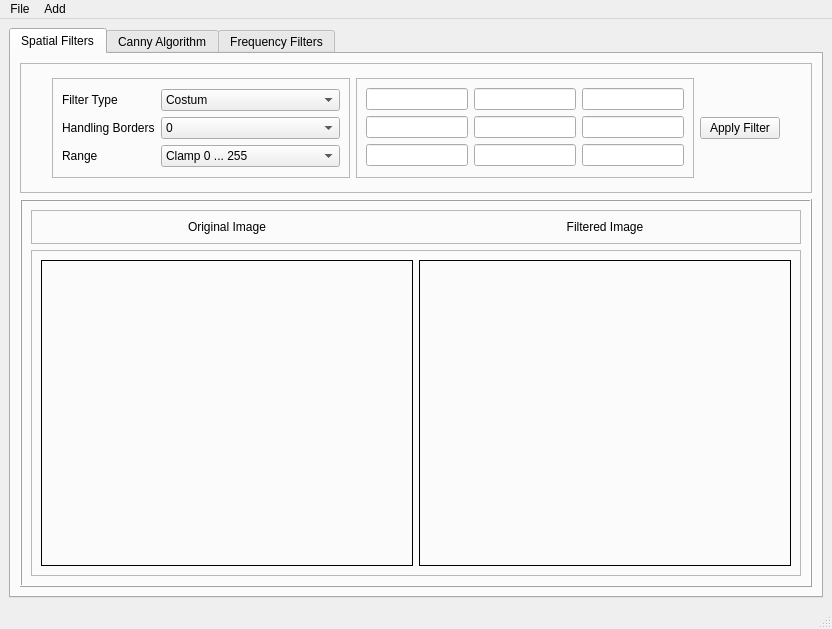
<?xml version="1.0" encoding="UTF-8"?>
<ui version="4.0">
 <class>Lab2_Window</class>
 <widget class="QMainWindow" name="Lab2_Window">
  <property name="geometry">
   <rect>
    <x>0</x>
    <y>0</y>
    <width>832</width>
    <height>629</height>
   </rect>
  </property>
  <property name="windowTitle">
   <string>Lab2_Window</string>
  </property>
  <widget class="QWidget" name="centralwidget">
   <layout class="QGridLayout" name="gridLayout">
    <item row="0" column="0">
     <widget class="QTabWidget" name="tabWidget">
      <property name="currentIndex">
       <number>0</number>
      </property>
      <widget class="QWidget" name="tab">
       <attribute name="title">
        <string>Spatial Filters</string>
       </attribute>
       <layout class="QGridLayout" name="gridLayout_3">
        <item row="0" column="0">
         <widget class="QFrame" name="frame_3">
          <property name="sizePolicy">
           <sizepolicy hsizetype="Preferred" vsizetype="Maximum">
            <horstretch>0</horstretch>
            <verstretch>0</verstretch>
           </sizepolicy>
          </property>
          <property name="maximumSize">
           <size>
            <width>16777215</width>
            <height>130</height>
           </size>
          </property>
          <property name="frameShape">
           <enum>QFrame::StyledPanel</enum>
          </property>
          <property name="frameShadow">
           <enum>QFrame::Raised</enum>
          </property>
          <layout class="QGridLayout" name="gridLayout_14">
           <item row="0" column="0">
            <spacer name="horizontalSpacer">
             <property name="orientation">
              <enum>Qt::Horizontal</enum>
             </property>
             <property name="sizeHint" stdset="0">
              <size>
               <width>40</width>
               <height>20</height>
              </size>
             </property>
            </spacer>
           </item>
           <item row="0" column="3">
            <widget class="QPushButton" name="pushButton_2">
             <property name="text">
              <string>Apply Filter</string>
             </property>
            </widget>
           </item>
           <item row="0" column="2">
            <widget class="QFrame" name="frame_6">
             <property name="sizePolicy">
              <sizepolicy hsizetype="Fixed" vsizetype="Fixed">
               <horstretch>0</horstretch>
               <verstretch>0</verstretch>
              </sizepolicy>
             </property>
             <property name="minimumSize">
              <size>
               <width>300</width>
               <height>100</height>
              </size>
             </property>
             <property name="frameShape">
              <enum>QFrame::StyledPanel</enum>
             </property>
             <property name="frameShadow">
              <enum>QFrame::Raised</enum>
             </property>
             <layout class="QGridLayout" name="gridLayout_2">
              <item row="0" column="1">
               <widget class="QLineEdit" name="lineEdit_2"/>
              </item>
              <item row="1" column="2">
               <widget class="QLineEdit" name="lineEdit_6">
                <property name="inputMask">
                 <string/>
                </property>
               </widget>
              </item>
              <item row="2" column="0">
               <widget class="QLineEdit" name="lineEdit_7"/>
              </item>
              <item row="0" column="0">
               <widget class="QLineEdit" name="lineEdit"/>
              </item>
              <item row="1" column="1">
               <widget class="QLineEdit" name="lineEdit_5"/>
              </item>
              <item row="2" column="2">
               <widget class="QLineEdit" name="lineEdit_9"/>
              </item>
              <item row="0" column="2">
               <widget class="QLineEdit" name="lineEdit_3"/>
              </item>
              <item row="2" column="1">
               <widget class="QLineEdit" name="lineEdit_8"/>
              </item>
              <item row="1" column="0">
               <widget class="QLineEdit" name="lineEdit_4"/>
              </item>
             </layout>
            </widget>
           </item>
           <item row="0" column="1">
            <widget class="QFrame" name="frame_2">
             <property name="sizePolicy">
              <sizepolicy hsizetype="Preferred" vsizetype="Preferred">
               <horstretch>0</horstretch>
               <verstretch>0</verstretch>
              </sizepolicy>
             </property>
             <property name="frameShape">
              <enum>QFrame::StyledPanel</enum>
             </property>
             <property name="frameShadow">
              <enum>QFrame::Raised</enum>
             </property>
             <layout class="QFormLayout" name="formLayout_2">
              <property name="formAlignment">
               <set>Qt::AlignLeading|Qt::AlignLeft|Qt::AlignVCenter</set>
              </property>
              <item row="2" column="0">
               <widget class="QLabel" name="label_19">
                <property name="text">
                 <string>Handling Borders</string>
                </property>
               </widget>
              </item>
              <item row="2" column="1">
               <widget class="QComboBox" name="comboBox_7">
                <property name="sizePolicy">
                 <sizepolicy hsizetype="Preferred" vsizetype="Preferred">
                  <horstretch>0</horstretch>
                  <verstretch>0</verstretch>
                 </sizepolicy>
                </property>
                <item>
                 <property name="text">
                  <string>0</string>
                 </property>
                </item>
                <item>
                 <property name="text">
                  <string>None</string>
                 </property>
                </item>
                <item>
                 <property name="text">
                  <string>Copy</string>
                 </property>
                </item>
                <item>
                 <property name="text">
                  <string>Mirror</string>
                 </property>
                </item>
                <item>
                 <property name="text">
                  <string>Circular</string>
                 </property>
                </item>
               </widget>
              </item>
              <item row="3" column="0">
               <widget class="QLabel" name="label_18">
                <property name="text">
                 <string>Range</string>
                </property>
               </widget>
              </item>
              <item row="3" column="1">
               <widget class="QComboBox" name="comboBox_6">
                <property name="sizePolicy">
                 <sizepolicy hsizetype="Preferred" vsizetype="Preferred">
                  <horstretch>0</horstretch>
                  <verstretch>0</verstretch>
                 </sizepolicy>
                </property>
                <item>
                 <property name="text">
                  <string>Clamp 0 ... 255</string>
                 </property>
                </item>
                <item>
                 <property name="text">
                  <string>Abs and normalize to 255</string>
                 </property>
                </item>
                <item>
                 <property name="text">
                  <string>Abs and normalize 0 to 255</string>
                 </property>
                </item>
                <item>
                 <property name="text">
                  <string>Normalize 0 to 255</string>
                 </property>
                </item>
               </widget>
              </item>
              <item row="0" column="1">
               <widget class="QComboBox" name="comboBox_5">
                <property name="sizePolicy">
                 <sizepolicy hsizetype="Preferred" vsizetype="Preferred">
                  <horstretch>0</horstretch>
                  <verstretch>0</verstretch>
                 </sizepolicy>
                </property>
                <item>
                 <property name="text">
                  <string>Costum</string>
                 </property>
                </item>
                <item>
                 <property name="text">
                  <string>Mean</string>
                 </property>
                </item>
                <item>
                 <property name="text">
                  <string>Gaussian</string>
                 </property>
                </item>
                <item>
                 <property name="text">
                  <string>4 - Neighbour Laplacian </string>
                 </property>
                </item>
                <item>
                 <property name="text">
                  <string>8 - Neighbour Laplacian </string>
                 </property>
                </item>
                <item>
                 <property name="text">
                  <string>Sobel Horiz</string>
                 </property>
                </item>
                <item>
                 <property name="text">
                  <string>Sobel Vert</string>
                 </property>
                </item>
                <item>
                 <property name="text">
                  <string>Sobel</string>
                 </property>
                </item>
               </widget>
              </item>
              <item row="0" column="0">
               <widget class="QLabel" name="label_17">
                <property name="text">
                 <string>Filter Type</string>
                </property>
               </widget>
              </item>
             </layout>
            </widget>
           </item>
           <item row="0" column="4">
            <spacer name="horizontalSpacer_2">
             <property name="orientation">
              <enum>Qt::Horizontal</enum>
             </property>
             <property name="sizeHint" stdset="0">
              <size>
               <width>40</width>
               <height>20</height>
              </size>
             </property>
            </spacer>
           </item>
          </layout>
         </widget>
        </item>
        <item row="1" column="0">
         <widget class="QFrame" name="frame_5">
          <property name="frameShape">
           <enum>QFrame::Box</enum>
          </property>
          <property name="frameShadow">
           <enum>QFrame::Raised</enum>
          </property>
          <layout class="QVBoxLayout" name="verticalLayout">
           <item>
            <widget class="QFrame" name="frame_4">
             <property name="sizePolicy">
              <sizepolicy hsizetype="Preferred" vsizetype="Fixed">
               <horstretch>0</horstretch>
               <verstretch>0</verstretch>
              </sizepolicy>
             </property>
             <property name="frameShape">
              <enum>QFrame::StyledPanel</enum>
             </property>
             <property name="frameShadow">
              <enum>QFrame::Raised</enum>
             </property>
             <layout class="QHBoxLayout" name="horizontalLayout">
              <item>
               <widget class="QLabel" name="label">
                <property name="text">
                 <string>Original Image</string>
                </property>
                <property name="alignment">
                 <set>Qt::AlignCenter</set>
                </property>
               </widget>
              </item>
              <item>
               <widget class="QLabel" name="label_2">
                <property name="text">
                 <string>Filtered Image</string>
                </property>
                <property name="alignment">
                 <set>Qt::AlignCenter</set>
                </property>
               </widget>
              </item>
             </layout>
            </widget>
           </item>
           <item>
            <widget class="QFrame" name="frame">
             <property name="frameShape">
              <enum>QFrame::StyledPanel</enum>
             </property>
             <property name="frameShadow">
              <enum>QFrame::Raised</enum>
             </property>
             <layout class="QHBoxLayout" name="horizontalLayout_3">
              <item>
               <widget class="QLabel" name="label_3">
                <property name="frameShape">
                 <enum>QFrame::Box</enum>
                </property>
                <property name="text">
                 <string/>
                </property>
               </widget>
              </item>
              <item>
               <widget class="QLabel" name="label_21">
                <property name="frameShape">
                 <enum>QFrame::Box</enum>
                </property>
                <property name="text">
                 <string/>
                </property>
               </widget>
              </item>
             </layout>
            </widget>
           </item>
          </layout>
         </widget>
        </item>
       </layout>
      </widget>
      <widget class="QWidget" name="tab_2">
       <attribute name="title">
        <string>Canny Algorithm</string>
       </attribute>
       <layout class="QVBoxLayout" name="verticalLayout_9">
        <item>
         <widget class="QFrame" name="frame_20">
          <property name="sizePolicy">
           <sizepolicy hsizetype="Preferred" vsizetype="Fixed">
            <horstretch>0</horstretch>
            <verstretch>0</verstretch>
           </sizepolicy>
          </property>
          <property name="frameShape">
           <enum>QFrame::StyledPanel</enum>
          </property>
          <property name="frameShadow">
           <enum>QFrame::Raised</enum>
          </property>
          <layout class="QGridLayout" name="gridLayout_4">
           <item row="0" column="0">
            <spacer name="horizontalSpacer_6">
             <property name="orientation">
              <enum>Qt::Horizontal</enum>
             </property>
             <property name="sizeHint" stdset="0">
              <size>
               <width>40</width>
               <height>20</height>
              </size>
             </property>
            </spacer>
           </item>
           <item row="0" column="1">
            <layout class="QFormLayout" name="formLayout_4">
             <property name="labelAlignment">
              <set>Qt::AlignRight|Qt::AlignTrailing|Qt::AlignVCenter</set>
             </property>
             <property name="formAlignment">
              <set>Qt::AlignRight|Qt::AlignTop|Qt::AlignTrailing</set>
             </property>
             <item row="0" column="0">
              <widget class="QLabel" name="label_34">
               <property name="text">
                <string>Gaussian Filter Size</string>
               </property>
              </widget>
             </item>
             <item row="0" column="1">
              <widget class="QLineEdit" name="lineEdit_12">
               <property name="sizePolicy">
                <sizepolicy hsizetype="Preferred" vsizetype="Fixed">
                 <horstretch>0</horstretch>
                 <verstretch>0</verstretch>
                </sizepolicy>
               </property>
              </widget>
             </item>
             <item row="1" column="0">
              <widget class="QLabel" name="label_35">
               <property name="text">
                <string>Min Threshold</string>
               </property>
               <property name="alignment">
                <set>Qt::AlignRight|Qt::AlignTrailing|Qt::AlignVCenter</set>
               </property>
              </widget>
             </item>
             <item row="1" column="1">
              <widget class="QLineEdit" name="lineEdit_13"/>
             </item>
             <item row="2" column="0">
              <widget class="QLabel" name="label_36">
               <property name="text">
                <string>Max Threshold</string>
               </property>
              </widget>
             </item>
             <item row="2" column="1">
              <widget class="QLineEdit" name="lineEdit_14"/>
             </item>
            </layout>
           </item>
           <item row="0" column="2">
            <spacer name="horizontalSpacer_7">
             <property name="orientation">
              <enum>Qt::Horizontal</enum>
             </property>
             <property name="sizeHint" stdset="0">
              <size>
               <width>40</width>
               <height>20</height>
              </size>
             </property>
            </spacer>
           </item>
           <item row="0" column="3">
            <layout class="QVBoxLayout" name="verticalLayout_10">
             <item>
              <widget class="QPushButton" name="pushButton_3">
               <property name="sizePolicy">
                <sizepolicy hsizetype="Fixed" vsizetype="Fixed">
                 <horstretch>0</horstretch>
                 <verstretch>0</verstretch>
                </sizepolicy>
               </property>
               <property name="text">
                <string>Apply Filter</string>
               </property>
              </widget>
             </item>
            </layout>
           </item>
           <item row="0" column="4">
            <spacer name="horizontalSpacer_8">
             <property name="orientation">
              <enum>Qt::Horizontal</enum>
             </property>
             <property name="sizeHint" stdset="0">
              <size>
               <width>40</width>
               <height>20</height>
              </size>
             </property>
            </spacer>
           </item>
          </layout>
         </widget>
        </item>
        <item>
         <widget class="QFrame" name="frame_17">
          <property name="frameShape">
           <enum>QFrame::StyledPanel</enum>
          </property>
          <property name="frameShadow">
           <enum>QFrame::Raised</enum>
          </property>
          <layout class="QVBoxLayout" name="verticalLayout_8">
           <item>
            <widget class="QFrame" name="frame_18">
             <property name="sizePolicy">
              <sizepolicy hsizetype="Preferred" vsizetype="Fixed">
               <horstretch>0</horstretch>
               <verstretch>0</verstretch>
              </sizepolicy>
             </property>
             <property name="frameShape">
              <enum>QFrame::StyledPanel</enum>
             </property>
             <property name="frameShadow">
              <enum>QFrame::Raised</enum>
             </property>
             <layout class="QGridLayout" name="gridLayout_12">
              <item row="0" column="0">
               <widget class="QLabel" name="label_28">
                <property name="text">
                 <string>Original Image</string>
                </property>
                <property name="alignment">
                 <set>Qt::AlignCenter</set>
                </property>
               </widget>
              </item>
              <item row="0" column="1">
               <widget class="QLabel" name="label_29">
                <property name="text">
                 <string>Gradient X</string>
                </property>
                <property name="alignment">
                 <set>Qt::AlignCenter</set>
                </property>
               </widget>
              </item>
              <item row="0" column="2">
               <widget class="QLabel" name="label_30">
                <property name="text">
                 <string>Local Maxima</string>
                </property>
                <property name="alignment">
                 <set>Qt::AlignCenter</set>
                </property>
               </widget>
              </item>
             </layout>
            </widget>
           </item>
           <item>
            <widget class="QFrame" name="frame_19">
             <property name="frameShape">
              <enum>QFrame::StyledPanel</enum>
             </property>
             <property name="frameShadow">
              <enum>QFrame::Raised</enum>
             </property>
             <layout class="QGridLayout" name="gridLayout_13">
              <item row="0" column="1">
               <widget class="QLabel" name="label_32">
                <property name="frameShape">
                 <enum>QFrame::Box</enum>
                </property>
                <property name="text">
                 <string/>
                </property>
               </widget>
              </item>
              <item row="0" column="0">
               <widget class="QLabel" name="label_31">
                <property name="frameShape">
                 <enum>QFrame::Box</enum>
                </property>
                <property name="text">
                 <string/>
                </property>
               </widget>
              </item>
              <item row="0" column="2">
               <widget class="QLabel" name="label_33">
                <property name="frameShape">
                 <enum>QFrame::Box</enum>
                </property>
                <property name="text">
                 <string/>
                </property>
               </widget>
              </item>
             </layout>
            </widget>
           </item>
          </layout>
         </widget>
        </item>
        <item>
         <widget class="QFrame" name="frame_13">
          <property name="frameShape">
           <enum>QFrame::StyledPanel</enum>
          </property>
          <property name="frameShadow">
           <enum>QFrame::Raised</enum>
          </property>
          <layout class="QVBoxLayout" name="verticalLayout_7">
           <item>
            <widget class="QFrame" name="frame_15">
             <property name="sizePolicy">
              <sizepolicy hsizetype="Preferred" vsizetype="Fixed">
               <horstretch>0</horstretch>
               <verstretch>0</verstretch>
              </sizepolicy>
             </property>
             <property name="frameShape">
              <enum>QFrame::StyledPanel</enum>
             </property>
             <property name="frameShadow">
              <enum>QFrame::Raised</enum>
             </property>
             <layout class="QGridLayout" name="gridLayout_10">
              <item row="0" column="0">
               <widget class="QLabel" name="label_16">
                <property name="text">
                 <string>Smoothed Image</string>
                </property>
                <property name="alignment">
                 <set>Qt::AlignCenter</set>
                </property>
               </widget>
              </item>
              <item row="0" column="1">
               <widget class="QLabel" name="label_23">
                <property name="text">
                 <string>Gradient Y</string>
                </property>
                <property name="alignment">
                 <set>Qt::AlignCenter</set>
                </property>
               </widget>
              </item>
              <item row="0" column="2">
               <widget class="QLabel" name="label_24">
                <property name="text">
                 <string>Final Contour Image</string>
                </property>
                <property name="alignment">
                 <set>Qt::AlignCenter</set>
                </property>
               </widget>
              </item>
             </layout>
            </widget>
           </item>
           <item>
            <widget class="QFrame" name="frame_16">
             <property name="frameShape">
              <enum>QFrame::StyledPanel</enum>
             </property>
             <property name="frameShadow">
              <enum>QFrame::Raised</enum>
             </property>
             <layout class="QGridLayout" name="gridLayout_11">
              <item row="0" column="0">
               <widget class="QLabel" name="label_25">
                <property name="frameShape">
                 <enum>QFrame::Box</enum>
                </property>
                <property name="text">
                 <string/>
                </property>
               </widget>
              </item>
              <item row="0" column="1">
               <widget class="QLabel" name="label_26">
                <property name="frameShape">
                 <enum>QFrame::Box</enum>
                </property>
                <property name="text">
                 <string/>
                </property>
               </widget>
              </item>
              <item row="0" column="2">
               <widget class="QLabel" name="label_27">
                <property name="frameShape">
                 <enum>QFrame::Box</enum>
                </property>
                <property name="text">
                 <string/>
                </property>
               </widget>
              </item>
             </layout>
            </widget>
           </item>
          </layout>
         </widget>
        </item>
       </layout>
      </widget>
      <widget class="QWidget" name="tab_3">
       <attribute name="title">
        <string>Frequency Filters</string>
       </attribute>
       <layout class="QVBoxLayout" name="verticalLayout_6">
        <item>
         <widget class="QFrame" name="frame_14">
          <property name="sizePolicy">
           <sizepolicy hsizetype="Preferred" vsizetype="Fixed">
            <horstretch>0</horstretch>
            <verstretch>0</verstretch>
           </sizepolicy>
          </property>
          <property name="frameShape">
           <enum>QFrame::StyledPanel</enum>
          </property>
          <property name="frameShadow">
           <enum>QFrame::Raised</enum>
          </property>
          <layout class="QGridLayout" name="gridLayout_9">
           <item row="0" column="0">
            <spacer name="horizontalSpacer_3">
             <property name="orientation">
              <enum>Qt::Horizontal</enum>
             </property>
             <property name="sizeHint" stdset="0">
              <size>
               <width>40</width>
               <height>20</height>
              </size>
             </property>
            </spacer>
           </item>
           <item row="0" column="3">
            <spacer name="horizontalSpacer_5">
             <property name="orientation">
              <enum>Qt::Horizontal</enum>
             </property>
             <property name="sizeHint" stdset="0">
              <size>
               <width>40</width>
               <height>20</height>
              </size>
             </property>
            </spacer>
           </item>
           <item row="0" column="2">
            <layout class="QVBoxLayout" name="verticalLayout_5">
             <item>
              <layout class="QFormLayout" name="formLayout">
               <property name="formAlignment">
                <set>Qt::AlignBottom|Qt::AlignLeading|Qt::AlignLeft</set>
               </property>
               <item row="0" column="0">
                <widget class="QLabel" name="label_20">
                 <property name="sizePolicy">
                  <sizepolicy hsizetype="Fixed" vsizetype="Preferred">
                   <horstretch>0</horstretch>
                   <verstretch>0</verstretch>
                  </sizepolicy>
                 </property>
                 <property name="minimumSize">
                  <size>
                   <width>145</width>
                   <height>0</height>
                  </size>
                 </property>
                 <property name="text">
                  <string>N parameter for Low-Pass</string>
                 </property>
                </widget>
               </item>
               <item row="0" column="1">
                <widget class="QLineEdit" name="lineEdit_10">
                 <property name="sizePolicy">
                  <sizepolicy hsizetype="Preferred" vsizetype="Fixed">
                   <horstretch>0</horstretch>
                   <verstretch>0</verstretch>
                  </sizepolicy>
                 </property>
                </widget>
               </item>
              </layout>
             </item>
             <item>
              <layout class="QFormLayout" name="formLayout_3">
               <item row="0" column="0">
                <widget class="QLabel" name="label_22">
                 <property name="text">
                  <string>N parameter for Butterworth  </string>
                 </property>
                </widget>
               </item>
               <item row="0" column="1">
                <widget class="QLineEdit" name="lineEdit_11"/>
               </item>
              </layout>
             </item>
            </layout>
           </item>
           <item row="0" column="5">
            <spacer name="horizontalSpacer_4">
             <property name="orientation">
              <enum>Qt::Horizontal</enum>
             </property>
             <property name="sizeHint" stdset="0">
              <size>
               <width>40</width>
               <height>20</height>
              </size>
             </property>
            </spacer>
           </item>
           <item row="0" column="4">
            <layout class="QVBoxLayout" name="verticalLayout_4">
             <item>
              <widget class="QPushButton" name="pushButton">
               <property name="sizePolicy">
                <sizepolicy hsizetype="Fixed" vsizetype="Fixed">
                 <horstretch>0</horstretch>
                 <verstretch>0</verstretch>
                </sizepolicy>
               </property>
               <property name="text">
                <string>Apply Ideal Low-Pass Filter</string>
               </property>
              </widget>
             </item>
             <item>
              <widget class="QPushButton" name="pushButton_4">
               <property name="text">
                <string>Apply Butterworth Filter</string>
               </property>
              </widget>
             </item>
            </layout>
           </item>
          </layout>
         </widget>
        </item>
        <item>
         <widget class="QFrame" name="frame_7">
          <property name="frameShape">
           <enum>QFrame::StyledPanel</enum>
          </property>
          <property name="frameShadow">
           <enum>QFrame::Raised</enum>
          </property>
          <layout class="QVBoxLayout" name="verticalLayout_2">
           <item>
            <widget class="QFrame" name="frame_9">
             <property name="sizePolicy">
              <sizepolicy hsizetype="Preferred" vsizetype="Fixed">
               <horstretch>0</horstretch>
               <verstretch>0</verstretch>
              </sizepolicy>
             </property>
             <property name="frameShape">
              <enum>QFrame::StyledPanel</enum>
             </property>
             <property name="frameShadow">
              <enum>QFrame::Raised</enum>
             </property>
             <layout class="QGridLayout" name="gridLayout_5">
              <item row="0" column="0">
               <widget class="QLabel" name="label_4">
                <property name="text">
                 <string>Original Image</string>
                </property>
                <property name="alignment">
                 <set>Qt::AlignCenter</set>
                </property>
               </widget>
              </item>
              <item row="0" column="1">
               <widget class="QLabel" name="label_5">
                <property name="text">
                 <string> Ideal Low-Pass reconstructed Image 1</string>
                </property>
                <property name="alignment">
                 <set>Qt::AlignCenter</set>
                </property>
               </widget>
              </item>
              <item row="0" column="2">
               <widget class="QLabel" name="label_6">
                <property name="text">
                 <string>Low-Pass Butterworth reconstructed Image 1</string>
                </property>
                <property name="alignment">
                 <set>Qt::AlignCenter</set>
                </property>
               </widget>
              </item>
             </layout>
            </widget>
           </item>
           <item>
            <widget class="QFrame" name="frame_10">
             <property name="frameShape">
              <enum>QFrame::StyledPanel</enum>
             </property>
             <property name="frameShadow">
              <enum>QFrame::Raised</enum>
             </property>
             <layout class="QGridLayout" name="gridLayout_8">
              <item row="0" column="0">
               <widget class="QLabel" name="label_7">
                <property name="frameShape">
                 <enum>QFrame::Box</enum>
                </property>
                <property name="text">
                 <string/>
                </property>
               </widget>
              </item>
              <item row="0" column="1">
               <widget class="QLabel" name="label_8">
                <property name="frameShape">
                 <enum>QFrame::Box</enum>
                </property>
                <property name="text">
                 <string/>
                </property>
               </widget>
              </item>
              <item row="0" column="2">
               <widget class="QLabel" name="label_9">
                <property name="frameShape">
                 <enum>QFrame::Box</enum>
                </property>
                <property name="text">
                 <string/>
                </property>
               </widget>
              </item>
             </layout>
            </widget>
           </item>
          </layout>
         </widget>
        </item>
        <item>
         <widget class="QFrame" name="frame_8">
          <property name="frameShape">
           <enum>QFrame::StyledPanel</enum>
          </property>
          <property name="frameShadow">
           <enum>QFrame::Raised</enum>
          </property>
          <layout class="QVBoxLayout" name="verticalLayout_3">
           <item>
            <widget class="QFrame" name="frame_12">
             <property name="sizePolicy">
              <sizepolicy hsizetype="Preferred" vsizetype="Fixed">
               <horstretch>0</horstretch>
               <verstretch>0</verstretch>
              </sizepolicy>
             </property>
             <property name="frameShape">
              <enum>QFrame::StyledPanel</enum>
             </property>
             <property name="frameShadow">
              <enum>QFrame::Raised</enum>
             </property>
             <layout class="QGridLayout" name="gridLayout_6">
              <item row="0" column="0">
               <widget class="QLabel" name="label_10">
                <property name="text">
                 <string>Original Spectrum</string>
                </property>
                <property name="alignment">
                 <set>Qt::AlignCenter</set>
                </property>
               </widget>
              </item>
              <item row="0" column="1">
               <widget class="QLabel" name="label_11">
                <property name="text">
                 <string>Ideal Low-Pass Spectrum 1</string>
                </property>
                <property name="alignment">
                 <set>Qt::AlignCenter</set>
                </property>
               </widget>
              </item>
              <item row="0" column="2">
               <widget class="QLabel" name="label_12">
                <property name="text">
                 <string>Low-Pass Butterworth Spectrum 1</string>
                </property>
                <property name="alignment">
                 <set>Qt::AlignCenter</set>
                </property>
               </widget>
              </item>
             </layout>
            </widget>
           </item>
           <item>
            <widget class="QFrame" name="frame_11">
             <property name="frameShape">
              <enum>QFrame::StyledPanel</enum>
             </property>
             <property name="frameShadow">
              <enum>QFrame::Raised</enum>
             </property>
             <layout class="QGridLayout" name="gridLayout_7">
              <item row="0" column="0">
               <widget class="QLabel" name="label_13">
                <property name="frameShape">
                 <enum>QFrame::Box</enum>
                </property>
                <property name="text">
                 <string/>
                </property>
               </widget>
              </item>
              <item row="0" column="1">
               <widget class="QLabel" name="label_14">
                <property name="frameShape">
                 <enum>QFrame::Box</enum>
                </property>
                <property name="text">
                 <string/>
                </property>
               </widget>
              </item>
              <item row="0" column="2">
               <widget class="QLabel" name="label_15">
                <property name="frameShape">
                 <enum>QFrame::Box</enum>
                </property>
                <property name="text">
                 <string/>
                </property>
               </widget>
              </item>
             </layout>
            </widget>
           </item>
          </layout>
         </widget>
        </item>
       </layout>
      </widget>
     </widget>
    </item>
   </layout>
  </widget>
  <widget class="QStatusBar" name="statusbar"/>
  <widget class="QMenuBar" name="menuBar">
   <property name="geometry">
    <rect>
     <x>0</x>
     <y>0</y>
     <width>832</width>
     <height>21</height>
    </rect>
   </property>
   <widget class="QMenu" name="menuFile">
    <property name="title">
     <string>File</string>
    </property>
    <addaction name="actionExit"/>
   </widget>
   <widget class="QMenu" name="menuFilter">
    <property name="title">
     <string>Add</string>
    </property>
    <addaction name="actionAdd_Image"/>
   </widget>
   <addaction name="menuFile"/>
   <addaction name="menuFilter"/>
  </widget>
  <action name="actionExit">
   <property name="text">
    <string>Exit</string>
   </property>
  </action>
  <action name="actionAdd_Image">
   <property name="text">
    <string>Add Image</string>
   </property>
  </action>
  <action name="actionApply_Filter">
   <property name="text">
    <string>Apply Filter</string>
   </property>
  </action>
 </widget>
 <resources/>
 <connections/>
</ui>
